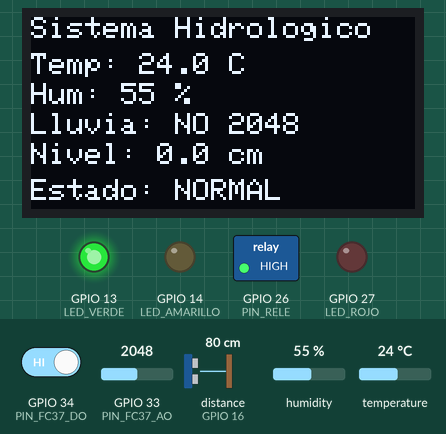
Simulated run of this sketch. Board: ESP32. Parts: 128×64 one-colour display, switched loads named in the sketch (green lamp = pin HIGH), output pins drawn as LEDs (lit = HIGH). Wiring (inferred from the names in the program): ultrasonic range finder: trigger GPIO 17; echo GPIO 16. The test bench sets the inputs (shaded band); at power-on: distance to the obstacle (sensor on GPIO 16) 80 cm, GPIO 34 (PIN_FC37_DO) HIGH, GPIO 33 (PIN_FC37_AO) = 2048, humidity 55 %, temperature 24 °C. The echo pulse lasts 58.3 µs per cm; pins used as bus, display or sensor lines are not drawn; what the sketch prints to the serial monitor is not drawn.

Above: at 2.4 s.
2.5 s: distance to the obstacle (sensor on GPIO 16) set to 13 cm
At 4.0 s:
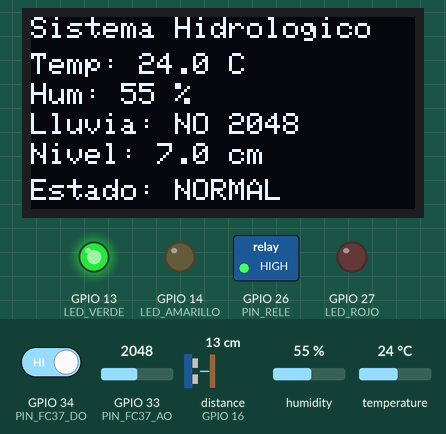
4.4 s: distance to the obstacle (sensor on GPIO 16) set to 10 cm
At 5.5 s:
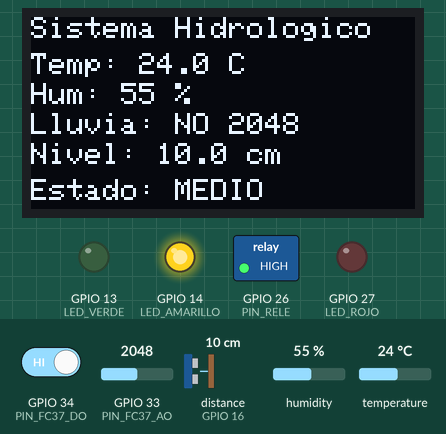
8.6 s: GPIO 34 (PIN_FC37_DO) driven LOW
At 9.1 s:
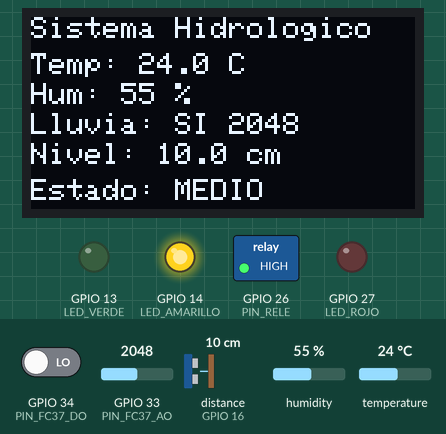
14.4 s: distance to the obstacle (sensor on GPIO 16) set to 8 cm
16.1 s: distance to the obstacle (sensor on GPIO 16) set to 5 cm
At 17.6 s:
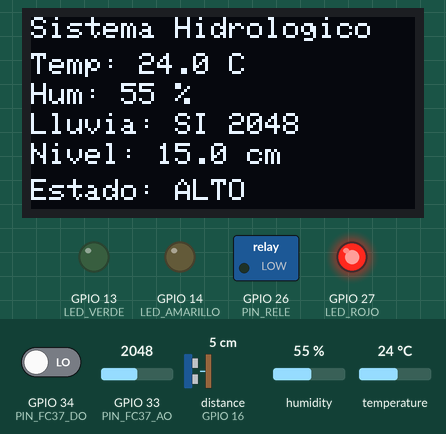
23.0 s: GPIO 34 (PIN_FC37_DO) driven HIGH
At 25.1 s:
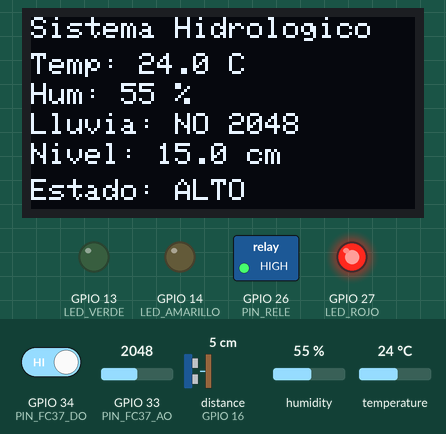
Timing chart, 0 to 30.5 s (numbered marks = the images above; inputs shaded):
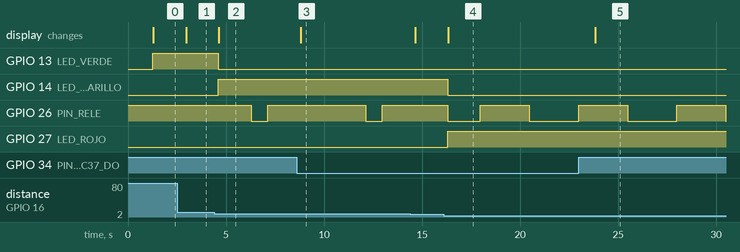

Measured:
- the behaviour switches between 12 and 11 cm on distance to the obstacle (sensor on GPIO 16) (found by bisection; images 1 and 2)
- the behaviour switches between 7 and 6 cm on distance to the obstacle (sensor on GPIO 16) (found by bisection; images 3 and 4)
- after the input at 2.5 s, the display: changes after 0.46 s (image 1)
- after the input at 4.4 s, GPIO 13 (LED_VERDE): HIGH → LOW after 0.21 s; GPIO 14 (LED_AMARILLO): LOW → HIGH after 0.21 s; GPIO 26 (PIN_RELE): HIGH → LOW after 1.9 s, → HIGH 0.83 s later; the display: changes after 0.24 s (image 2)
- after the input at 8.6 s, the display: changes after 0.21 s (image 3)
- after the input at 16.1 s, GPIO 14 (LED_AMARILLO): HIGH → LOW after 0.20 s; GPIO 27 (LED_ROJO): LOW → HIGH after 0.20 s; the display: changes after 0.23 s (image 4)
- after the input at 23.0 s, the display: changes after 0.84 s (image 5)

The sketch:

08_Prueba_Conjunta_Basica.ino
```cpp
/*
  PRUEBA CONJUNTA BASICA - ESP32

  Incluye:
  - OLED
  - DHT22
  - FC-37 DO/AO
  - Ultrasónico
  - LEDs
  - Relé controlando buzzer

  No incluye ThingSpeak todavía.
*/

#include <Wire.h>
#include <Adafruit_GFX.h>
#include <Adafruit_SSD1306.h>
#include <DHT.h>

#define PIN_DHT 4
#define DHTTYPE DHT22

#define PIN_FC37_DO 34
#define PIN_FC37_AO 33

#define PIN_TRIG 17
#define PIN_ECHO 16

#define LED_VERDE 13
#define LED_AMARILLO 14
#define LED_ROJO 27

#define PIN_RELE 26

const bool LLUVIA_ACTIVA_EN_LOW = true;
const bool RELE_ACTIVO_EN_LOW = true;

const float DISTANCIA_SENSOR_FONDO_CM = 20.0;

const float NIVEL_MEDIO_CM = 8.0;
const float NIVEL_ALTO_CM = 13.0;
const float NIVEL_CRITICO_CM = 17.0;

#define ANCHO_OLED 128
#define ALTO_OLED 64

DHT dht(PIN_DHT, DHTTYPE);
Adafruit_SSD1306 display(ANCHO_OLED, ALTO_OLED, &Wire, -1);

void encenderRele() {
  digitalWrite(PIN_RELE, RELE_ACTIVO_EN_LOW ? LOW : HIGH);
}

void apagarRele() {
  digitalWrite(PIN_RELE, RELE_ACTIVO_EN_LOW ? HIGH : LOW);
}

bool leerLluviaDigital() {
  int lectura = digitalRead(PIN_FC37_DO);
  return LLUVIA_ACTIVA_EN_LOW ? (lectura == LOW) : (lectura == HIGH);
}

float medirDistanciaCM() {
  digitalWrite(PIN_TRIG, LOW);
  delayMicroseconds(3);
  digitalWrite(PIN_TRIG, HIGH);
  delayMicroseconds(10);
  digitalWrite(PIN_TRIG, LOW);

  long duracion = pulseIn(PIN_ECHO, HIGH, 30000);
  if (duracion == 0) {
    return -1;
  }
  return duracion * 0.0343 / 2.0;
}

void actualizarLEDs(String estado) {
  digitalWrite(LED_VERDE, LOW);
  digitalWrite(LED_AMARILLO, LOW);
  digitalWrite(LED_ROJO, LOW);

  if (estado == "NORMAL") {
    digitalWrite(LED_VERDE, HIGH);
  } else if (estado == "MEDIO") {
    digitalWrite(LED_AMARILLO, HIGH);
  } else if (estado == "ALTO" || estado == "CRITICO") {
    digitalWrite(LED_ROJO, HIGH);
  }
}

void controlarBuzzerPorRele(String estado) {
  unsigned long ahora = millis();

  if (estado == "NORMAL") {
    apagarRele();
  } else if (estado == "MEDIO") {
    if ((ahora % 2000) < 300) encenderRele();
    else apagarRele();
  } else if (estado == "ALTO") {
    if ((ahora % 1000) < 500) encenderRele();
    else apagarRele();
  } else if (estado == "CRITICO") {
    encenderRele();
  }
}

void mostrarOLED(float temp, float hum, bool lluvia, int lluviaAO, float nivel, String estado) {
  display.clearDisplay();
  display.setTextColor(SSD1306_WHITE);
  display.setTextSize(1);

  display.setCursor(0, 0);
  display.println("Sistema Hidrologico");

  display.setCursor(0, 12);
  display.print("Temp: ");
  display.print(temp, 1);
  display.println(" C");

  display.setCursor(0, 22);
  display.print("Hum: ");
  display.print(hum, 0);
  display.println(" %");

  display.setCursor(0, 32);
  display.print("Lluvia: ");
  display.print(lluvia ? "SI" : "NO");
  display.print(" ");
  display.println(lluviaAO);

  display.setCursor(0, 42);
  display.print("Nivel: ");
  display.print(nivel, 1);
  display.println(" cm");

  display.setCursor(0, 54);
  display.print("Estado: ");
  display.println(estado);

  display.display();
}

void setup() {
  Serial.begin(115200);

  pinMode(PIN_FC37_DO, INPUT);
  pinMode(PIN_TRIG, OUTPUT);
  pinMode(PIN_ECHO, INPUT);

  pinMode(LED_VERDE, OUTPUT);
  pinMode(LED_AMARILLO, OUTPUT);
  pinMode(LED_ROJO, OUTPUT);

  pinMode(PIN_RELE, OUTPUT);
  apagarRele();

  dht.begin();
  Wire.begin(21, 22);

  if (!display.begin(SSD1306_SWITCHCAPVCC, 0x3C)) {
    Serial.println("No se encontro OLED.");
  } else {
    display.clearDisplay();
    display.setTextColor(SSD1306_WHITE);
    display.setTextSize(1);
    display.setCursor(0, 0);
    display.println("Sistema iniciado");
    display.display();
    delay(1200);
  }

  Serial.println("Prueba conjunta basica iniciada.");
}

void loop() {
  float temp = dht.readTemperature();
  float hum = dht.readHumidity();

  bool lluvia = leerLluviaDigital();
  int lluviaAO = analogRead(PIN_FC37_AO);

  float distancia = medirDistanciaCM();
  float nivel = 0;

  if (distancia > 0) {
    nivel = DISTANCIA_SENSOR_FONDO_CM - distancia;
    if (nivel < 0) nivel = 0;
    if (nivel > DISTANCIA_SENSOR_FONDO_CM) nivel = DISTANCIA_SENSOR_FONDO_CM;
  }

  String estado = "NORMAL";
  if (lluvia || nivel >= NIVEL_MEDIO_CM) estado = "MEDIO";
  if (nivel >= NIVEL_ALTO_CM) estado = "ALTO";
  if (nivel >= NIVEL_CRITICO_CM) estado = "CRITICO";

  actualizarLEDs(estado);
  controlarBuzzerPorRele(estado);
  mostrarOLED(temp, hum, lluvia, lluviaAO, nivel, estado);

  Serial.println("========== SISTEMA ==========");
  Serial.print("Temp: "); Serial.println(temp);
  Serial.print("Hum: "); Serial.println(hum);
  Serial.print("Lluvia DO: "); Serial.println(lluvia ? "SI" : "NO");
  Serial.print("Lluvia AO: "); Serial.println(lluviaAO);
  Serial.print("Distancia: "); Serial.print(distancia); Serial.println(" cm");
  Serial.print("Nivel: "); Serial.print(nivel); Serial.println(" cm");
  Serial.print("Estado: "); Serial.println(estado);

  delay(800);
}
```
